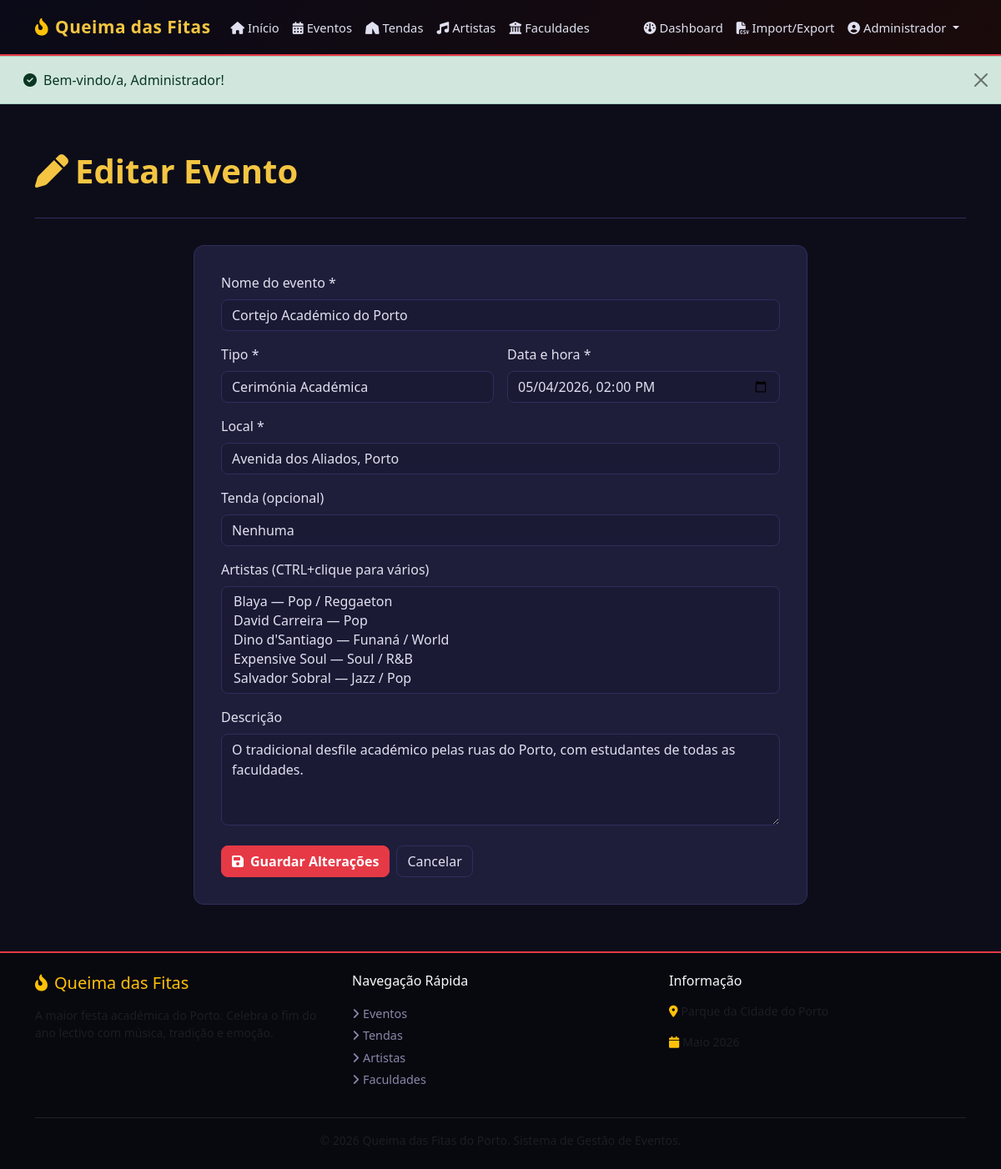
The app's page /events/edit.php?id=1 (signed in) with its own data.
### tables this page shows
CREATE TABLE IF NOT EXISTS events (
  id          INT UNSIGNED AUTO_INCREMENT PRIMARY KEY,
  name        VARCHAR(200) NOT NULL,
  description TEXT,
  date_time   DATETIME     NOT NULL,
  location    VARCHAR(200) NOT NULL,
  type        ENUM('academic_ceremony','concert','cultural_activity') NOT NULL,
  tent_id     INT UNSIGNED DEFAULT NULL,
  created_at  DATETIME     NOT NULL DEFAULT CURRENT_TIMESTAMP,
  INDEX idx_events_date (date_time),
  INDEX idx_events_type (type),
  CONSTRAINT fk_events_tent FOREIGN KEY (tent_id) REFERENCES tents(id) ON DELETE SET NULL
);

### config/db.php (called while the page is built, shortened)
<?php
function h(string $str): string {
    return htmlspecialchars($str, ENT_QUOTES | ENT_SUBSTITUTE, 'UTF-8');
}

### events/edit.php (the view, shortened to what this page needs)
<?php
require_once __DIR__ . '/../config/db.php';
require_once __DIR__ . '/../includes/auth.php';
$id = isset($_GET['id']) ? (int)$_GET['id'] : 0;
$stmt = $pdo->prepare("SELECT * FROM events WHERE id = ?");
$stmt->execute([$id]);
$event = $stmt->fetch();
$artists_all = $pdo->query("SELECT id, name, genre FROM artists ORDER BY name")->fetchAll();
$cur_artists = $pdo->prepare("SELECT artist_id FROM event_artists WHERE event_id=?");
$cur_artists->execute([$id]);
$cur_artist_ids = $cur_artists->fetchAll(PDO::FETCH_COLUMN);
include __DIR__ . '/../includes/header.php';
?>
<div class="container py-4">
    <div class="page-header">
        <h1><i class="fas fa-pen me-2"></i>Editar Evento</h1>
    </div>
    <div class="row justify-content-center">
        <div class="col-lg-8">
            <div class="qf-form-card">
                <form method="post" class="qf-validate" novalidate>
                    <div class="mb-3">
                        <label class="form-label">Nome do evento *</label>
                        <input type="text" name="name" class="form-control" required
                               value="<?= h($_POST['name'] ?? $event['name']) ?>">
                    </div>
                    <div class="row g-3 mb-3">
                        <div class="col-md-6">
                            <label class="form-label">Tipo *</label>
                            <select name="type" id="event-type-select" class="form-select" required>
                                <?php foreach (['academic_ceremony'=>'Cerimónia Académica','concert'=>'Concerto','cultural_activity'=>'Actividade Cultural'] as $v => $l): ?>
                                <option value="<?= $v ?>" <?= ($_POST['type'] ?? $event['type']) === $v ? 'selected' : '' ?>><?= $l ?></option>
                                <?php endforeach; ?>
                            </select>
                        </div>
                        <div class="col-md-6">
                            <label class="form-label">Data e hora *</label>
                            <input type="datetime-local" name="date_time" class="form-control" required
                                   value="<?= h(str_replace(' ','T', $_POST['date_time'] ?? $event['date_time'])) ?>">
                        </div>
                    </div>
                    <div class="mb-3">
                        <label class="form-label">Local *</label>
                        <input type="text" name="location" class="form-control" required
                               value="<?= h($_POST['location'] ?? $event['location']) ?>">
                    </div>
                    <div class="mb-3">
                        <label class="form-label">Tenda (opcional)</label>
                        <select name="tent_id" class="form-select">
                            <option value="">Nenhuma</option>
                        </select>
                    </div>
                    <div class="mb-3">
                        <label class="form-label">Artistas (CTRL+clique para vários)</label>
                        <select name="artists[]" class="form-select" multiple size="5">
                            <?php foreach ($artists_all as $a): ?>
                            <option value="<?= $a['id'] ?>" <?= in_array((int)$a['id'], array_map('intval', $cur_artist_ids)) ? 'selected' : '' ?>>
                            </option>
                            <?php endforeach; ?>
                        </select>
                    </div>
                    <div class="mb-4">
                        <label class="form-label">Descrição</label>
                        <textarea name="description" class="form-control" rows="4"><?= h($_POST['description'] ?? $event['description']) ?></textarea>
                    </div>
                    <div class="d-flex gap-2">
                        <button type="submit" class="btn btn-qf-primary">
                            <i class="fas fa-floppy-disk me-2"></i>Guardar Alterações
                        </button>
                        <a href="<?= BASE_URL ?>/events/view.php?id=<?= $id ?>" class="btn btn-qf-outline">Cancelar</a>
                    </div>
                </form>
            </div>
        </div>
    </div>
</div>
<?php include __DIR__ . '/../includes/footer.php'; ?>

### assets/css/style.css (style rules this page uses)
:root { --qf-red: #e63946; --qf-gold: #f4c542; --qf-dark: #0d0d1a; --qf-dark2: #12122a; --qf-dark3: #1a1a35; --qf-card-bg: #1e1e3a; --qf-border: #2e2e5e; --qf-text: #e0e0f0; --qf-muted: #8888aa; --qf-success: #2ecc71; --qf-info: #3498db; }
*, *::before, *::after { box-sizing: border-box; }
body { background: var(--qf-dark); color: var(--qf-text); font-family: 'Segoe UI', system-ui, sans-serif; min-height: 100vh; display: flex; flex-direction: column; }
a { color: var(--qf-gold); text-decoration: none; transition: color .2s; }
.qf-form-card { background: var(--qf-card-bg); border: 1px solid var(--qf-border); border-radius: 12px; padding: 2rem; }
.form-control, .form-select { background: var(--qf-dark3) !important; border: 1px solid var(--qf-border) !important; color: var(--qf-text) !important; border-radius: 8px; }
.form-label { color: var(--qf-text); font-weight: 500; }
.form-control::placeholder { color: var(--qf-muted) !important; }
.btn-qf-primary { background: var(--qf-red); border-color: var(--qf-red); color: #fff; font-weight: 600; border-radius: 8px; transition: background .2s, transform .15s; }
.btn-qf-outline { border: 1px solid var(--qf-border); color: var(--qf-text); background: transparent; border-radius: 8px; }
.page-header { padding: 2rem 0 1.5rem; border-bottom: 1px solid var(--qf-border); margin-bottom: 2rem; }
.page-header h1 { color: var(--qf-gold); font-weight: 700; }

### records on screen
events: name "Cortejo Académico do Porto", type "Cerimónia Académica", date_time "05/04/2026 14:00", location "Avenida dos Aliados, Porto", description "O tradicional desfile académico pelas ruas do Porto, com estudantes de todas as faculdades."

### other values on screen
current_user_name() "Administrador"
$flash_success "Bem-vindo/a, Administrador!"
